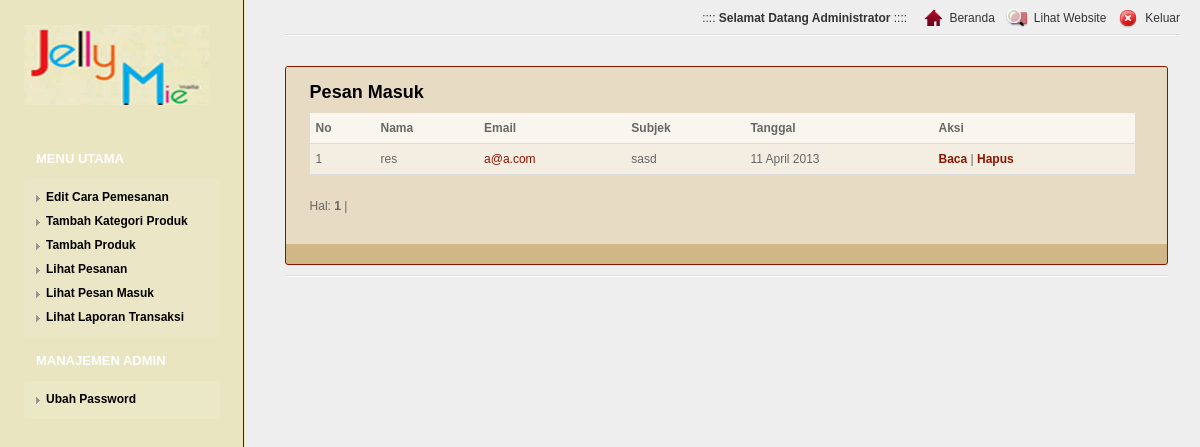
Page /login/media.php?module=hubungi (signed in) on the committed database.
### tables this page shows
CREATE TABLE IF NOT EXISTS `hubungi` (
  `id_hubungi` int(5) NOT NULL AUTO_INCREMENT,
  `nama` varchar(50) NOT NULL,
  `email` varchar(100) NOT NULL,
  `subjek` varchar(100) NOT NULL,
  `pesan` text NOT NULL,
  `tanggal` date NOT NULL,
  PRIMARY KEY (`id_hubungi`)
);

### config/fungsi_indotgl.php (called while the page is built, shortened)
<?php
	function tgl_indo($tgl){
			$tanggal = substr($tgl,8,2);
			$bulan = getBulan(substr($tgl,5,2));
			$tahun = substr($tgl,0,4);
			return $tanggal.' '.$bulan.' '.$tahun;
	}
	function getBulan($bln){
				switch ($bln){
					case 4:
						return "April";
						break;
				}
			}
?>

### login/modul/mod_hubungi/hubungi.php (the view, shortened to what this page needs)
<?php
$aksi="modul/mod_hubungi/aksi_hubungi.php";
switch($_GET[act]){
  default:
    echo "<h2>Pesan Masuk</h2>
          <table>
          <tr><th>No</th><th>Nama</th><th>Email</th><th>Subjek</th><th>Tanggal</th><th>Aksi</th></tr>";
    $p      = new Paging;
    $batas  = 10;
    $posisi = $p->cariPosisi($batas);
    $tampil=mysql_query("SELECT * FROM hubungi ORDER BY id_hubungi DESC LIMIT $posisi, $batas");
    $no = $posisi+1;
    while ($r=mysql_fetch_array($tampil)){
      $tgl=tgl_indo($r[tanggal]);
      echo "<tr><td>$no</td>
                <td>$r[nama]</td>
                <td><a href=?module=hubungi&act=balasemail&id=$r[id_hubungi]>$r[email]</a></td>
                <td>$r[subjek]</td>
                <td>$tgl</a></td>
                <td><a href=?module=hubungi&act=balasemail&id=$r[id_hubungi]><b>Baca</b></a> |
		               <a href=$aksi?module=hubungi&act=hapus&id=$r[id_hubungi]><b>Hapus</b></a></td></tr>";
    $no++;
    }
    echo "</table>";
    $jmldata=mysql_num_rows(mysql_query("SELECT * FROM hubungi"));
    $jmlhalaman  = $p->jumlahHalaman($jmldata, $batas);
    $linkHalaman = $p->navHalaman($_GET[halaman], $jmlhalaman);
    echo "<div id=paging>Hal: $linkHalaman</div><br>";
    break;
}
?>

### login/css/screen.css (style rules this page uses)
html { background: url('../images/main.gif') top left #EEEEEE; }
body { background: url('../images/login.gif') top left repeat-y; min-width: 1000px; min-height: 900px; text-align: left; margin: 0px; font-family: arial; font-size: 12px; color: #666666; }
a { color:#891501; text-decoration: none; }
h2 { color: #000; font-size: 18px; font-weight: bold; padding-top: 10px; margin-bottom: 10px; }
.page table { width: 100%; margin: 0px; margin-bottom: 20px; }
.page th { background: url('../images/header.gif') top left repeat-x #FFFFFF; border-bottom: 1px solid #DDDDDD; text-align: left; line-height: 22px; padding: 4px 6px 4px 6px; color: #333333; white-space: nowrap; }
.page td { background: url('../images/bck_white_50.png') top left; border-bottom: 1px solid #DDDDDD; line-height: 22px; padding: 4px 6px 4px 6px; }
.page tbody th { background: url('../images/bck_white_75.png') top left; font-weight: bold; white-space: nowrap; color: #666666; }

### rows in the picture
hubungi: nama "res", email "a@a.com", subjek "sasd", tanggal "11 April 2013"

### other values in the picture
$_SESSION[namalengkap] "Administrator"
